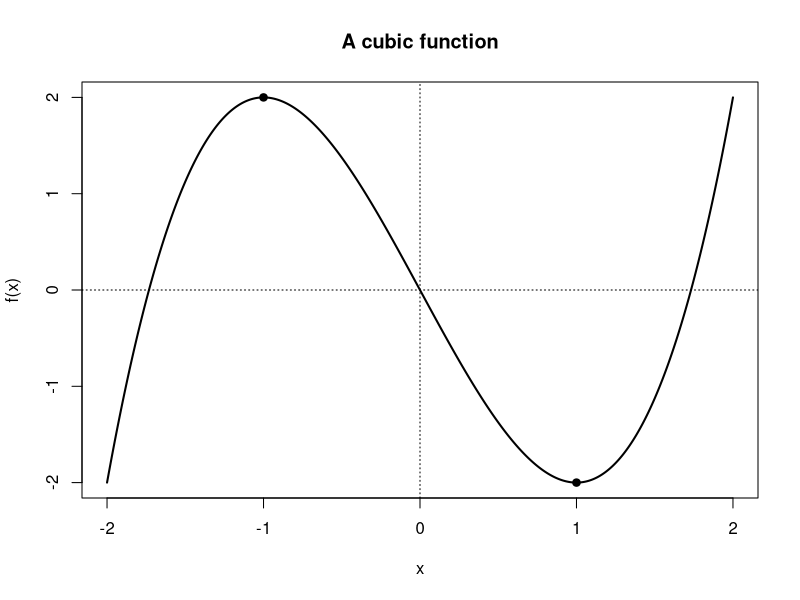

The R source for this figure:
x <- seq(-2, 2, length.out = 401)
y <- x^3 - 3*x
plot(x, y, type = "l", lwd = 2,
     xlab = "x", ylab = "f(x)",
     main = "A cubic function")
abline(h = 0, v = 0, lty = 3)
points(c(-1, 1), c(2, -2), pch = 19)
